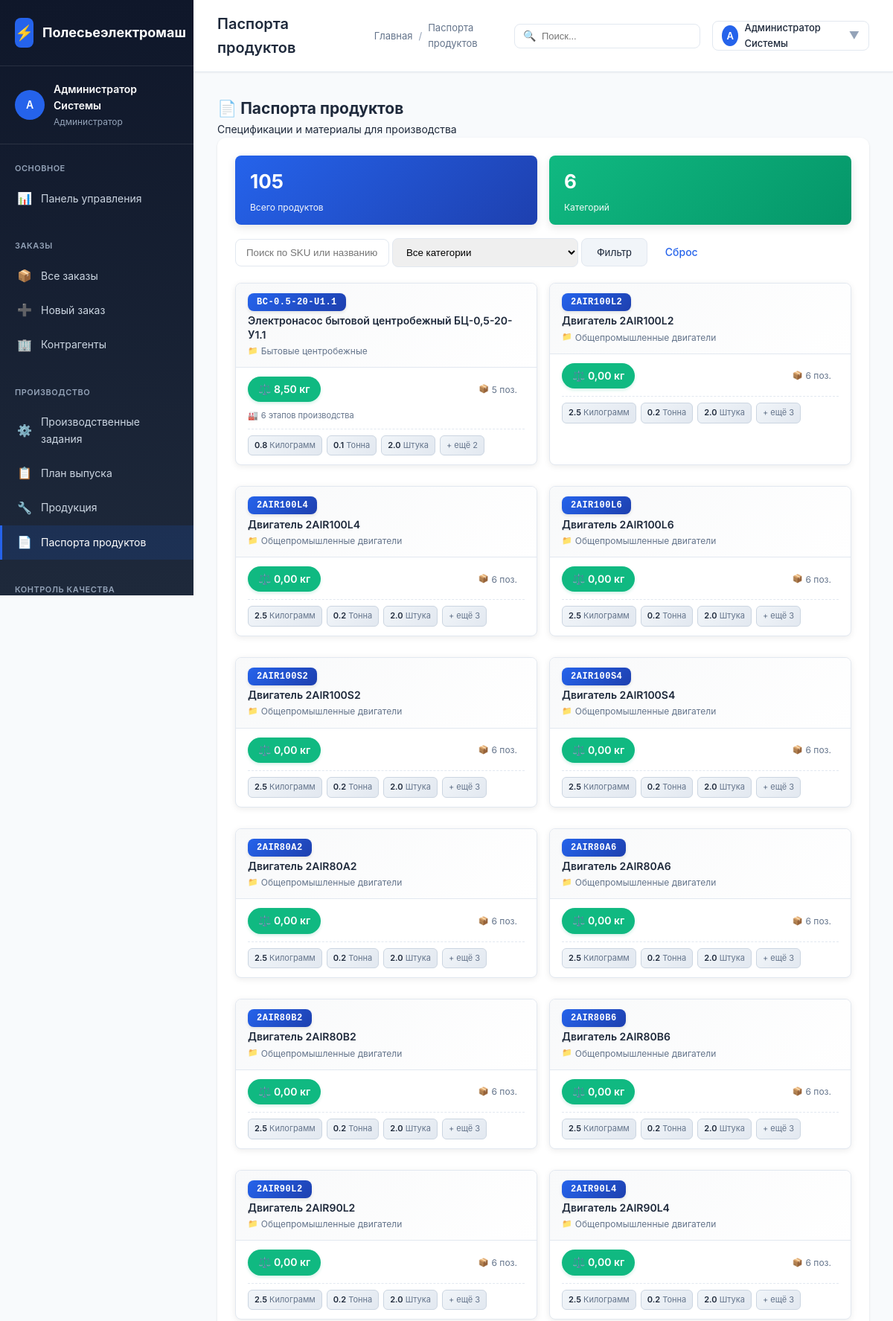
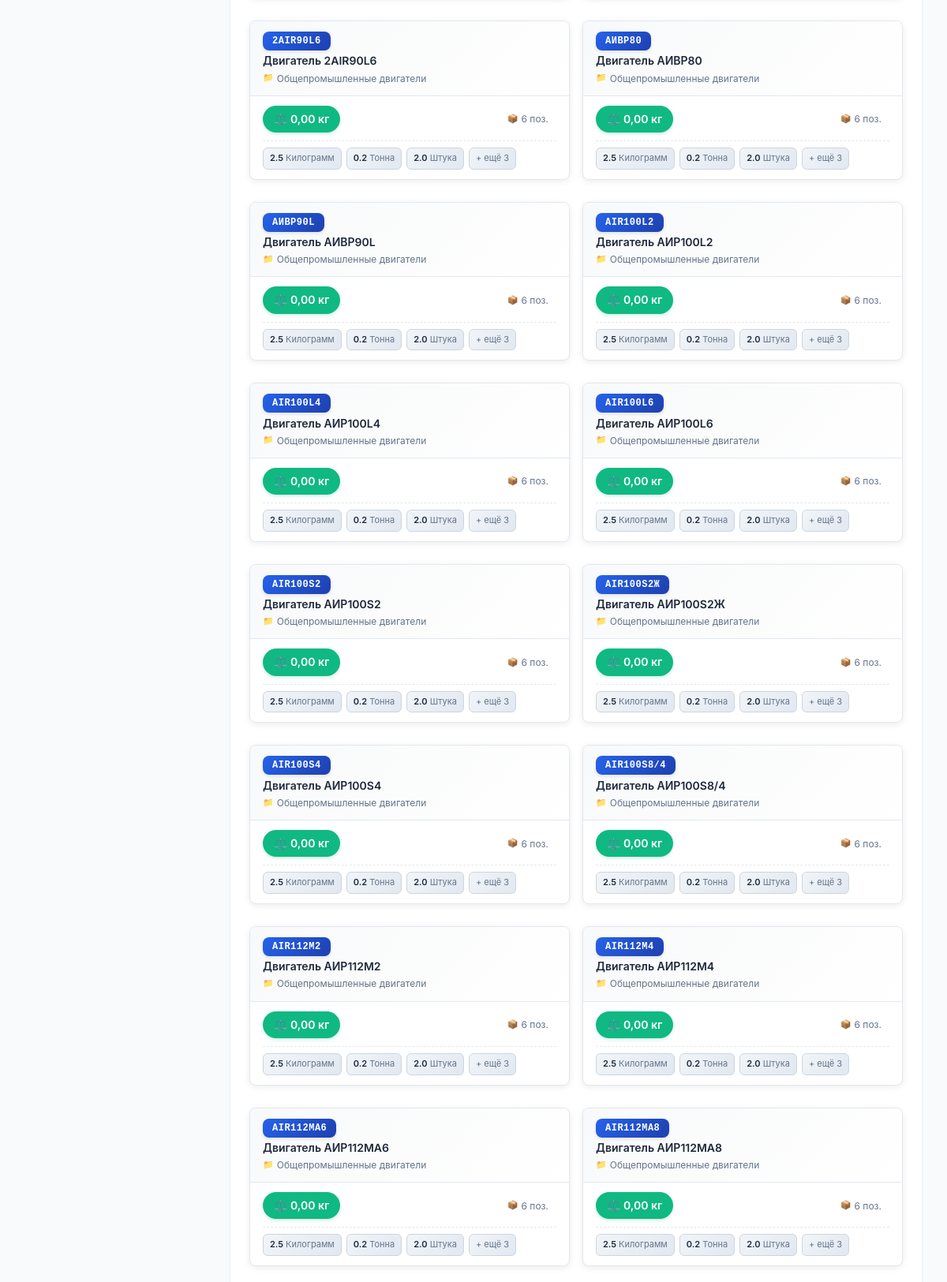
The page /polesie/modules/products/passports.php (signed in, upper part) on the database its author committed (2 pictures, top to bottom).
### tables this page shows
CREATE TABLE `users` (
  `id` INT AUTO_INCREMENT PRIMARY KEY,
  `username` VARCHAR(50) NOT NULL UNIQUE,
  `password_hash` VARCHAR(255) NOT NULL,
  `full_name` VARCHAR(100) NOT NULL,
  `email` VARCHAR(100),
  `role_id` INT,
  `is_active` BOOLEAN DEFAULT TRUE,
  `created_at` TIMESTAMP DEFAULT CURRENT_TIMESTAMP,
  CONSTRAINT `fk_users_role` FOREIGN KEY (`role_id`) REFERENCES `user_roles`(`id`) ON DELETE SET NULL
);

CREATE TABLE `user_roles` (
  `id` INT AUTO_INCREMENT PRIMARY KEY,
  `name` VARCHAR(100) NOT NULL,
  `code` VARCHAR(50) NOT NULL UNIQUE,
  `description` TEXT,
  `permissions` JSON
);

CREATE TABLE `products` (
  `id` INT AUTO_INCREMENT PRIMARY KEY,
  `article` VARCHAR(50) NOT NULL UNIQUE,
  `name` VARCHAR(200) NOT NULL,
  `category_id` INT,
  `base_unit_id` INT,
  `specifications` JSON,
  `image` VARCHAR(255),
  `base_price` DECIMAL(15,2),
  `currency` CHAR(3) DEFAULT 'BYN',
  `is_active` BOOLEAN DEFAULT TRUE,
  `created_at` TIMESTAMP DEFAULT CURRENT_TIMESTAMP,
  CONSTRAINT `fk_prod_category` FOREIGN KEY (`category_id`) REFERENCES `product_categories`(`id`) ON DELETE SET NULL,
  CONSTRAINT `fk_prod_unit` FOREIGN KEY (`base_unit_id`) REFERENCES `base_units`(`id`) ON DELETE SET NULL
);

CREATE TABLE `product_categories` (
  `id` INT AUTO_INCREMENT PRIMARY KEY,
  `parent_id` INT,
  `name` VARCHAR(100) NOT NULL,
  `name_ru` VARCHAR(100),
  `code` VARCHAR(50) UNIQUE,
  `description` TEXT,
  CONSTRAINT `fk_prod_cat_parent` FOREIGN KEY (`parent_id`) REFERENCES `product_categories`(`id`) ON DELETE CASCADE
);

CREATE TABLE `product_passports` (
  `id` INT AUTO_INCREMENT PRIMARY KEY,
  `product_id` INT NOT NULL UNIQUE,
  `total_weight_kg` DECIMAL(10,3) DEFAULT 0,
  `warranty_months` INT DEFAULT 12,
  `is_serial_tracked` BOOLEAN DEFAULT FALSE,
  `production_notes` TEXT,
  `quality_requirements` TEXT,
  `created_at` TIMESTAMP DEFAULT CURRENT_TIMESTAMP,
  `updated_at` TIMESTAMP DEFAULT CURRENT_TIMESTAMP ON UPDATE CURRENT_TIMESTAMP,
  CONSTRAINT `fk_pp_product` FOREIGN KEY (`product_id`) REFERENCES `products`(`id`) ON DELETE CASCADE
);

CREATE TABLE `product_passport_materials` (
  `id` INT AUTO_INCREMENT PRIMARY KEY,
  `passport_id` INT NOT NULL,
  `material_id` INT NOT NULL,
  `quantity` DECIMAL(10,3) DEFAULT 0,
  `unit_id` INT,
  `weight_kg` DECIMAL(10,3) DEFAULT 0,
  `percentage` DECIMAL(5,2) DEFAULT 0,
  `sort_order` INT DEFAULT 0,
  `notes` TEXT,
  CONSTRAINT `fk_ppm_passport` FOREIGN KEY (`passport_id`) REFERENCES `product_passports`(`id`) ON DELETE CASCADE,
  CONSTRAINT `fk_ppm_material` FOREIGN KEY (`material_id`) REFERENCES `materials`(`id`) ON DELETE CASCADE,
  CONSTRAINT `fk_ppm_unit` FOREIGN KEY (`unit_id`) REFERENCES `base_units`(`id`) ON DELETE SET NULL
);

CREATE TABLE `base_units` (
  `id` INT AUTO_INCREMENT PRIMARY KEY,
  `name` VARCHAR(50) NOT NULL,
  `code` VARCHAR(20) NOT NULL UNIQUE,
  `symbol` VARCHAR(10)
);

### polesie/modules/products/passports.php (the view, shortened to what the rows shown need)
<?php
require_once __DIR__ . '/../../config/config.php';
$user = getCurrentUser();
$pdo = getDbConnection();
$pageTitle = 'Паспорта продуктов';
$query = "
    SELECT
        pp.id as passport_id,
        p.id as product_id,
        p.article as sku,
        p.name as product_name,
        pc.name as category_name,
        pc.code as category_code,
        pp.total_weight_kg,
        pp.warranty_months,
        pp.is_serial_tracked,
        pp.production_notes,
        pp.quality_requirements,
        p.specifications
    FROM products p
    LEFT JOIN product_passports pp ON pp.product_id = p.id
    LEFT JOIN product_categories pc ON p.category_id = pc.id
    WHERE p.is_active = TRUE
";
$params = [];
$query .= " ORDER BY pc.name, p.name";
$stmt = $pdo->prepare($query);
$stmt->execute($params);
$passports = $stmt->fetchAll();
?>
<!DOCTYPE html>
<html lang="ru">
<head>
    <link rel="stylesheet" href="<?= asset('assets/css/style.css') ?>">
</head>
<body>
    <div class="app-container">
        <?php include BASE_PATH . '/includes/sidebar.php'; ?>
        <div class="main-content">
            <?php include BASE_PATH . '/includes/topbar.php'; ?>
            <div class="content-area">
                <div class="content">
                    <div class="page-header">
                        <div class="page-header-title">
                            <h2>📄 Паспорта продуктов</h2>
                        </div>
                    </div>
                    <div class="card">
                        <div class="card-body">
                            <div style="margin-top: 20px;">
                                <?php if (empty($passports)): ?>
                                    <div class="empty-state">
                                        <div class="empty-state-icon">📄</div>
                                        <h3>Паспорта не найдены</h3>
                                        <p>Паспорта продуктов создаются в базе данных или измените параметры поиска</p>
                                    </div>
                                <?php else: ?>
                                    <div style="display: grid; grid-template-columns: repeat(auto-fill, minmax(350px, 1fr)); gap: 16px;">
                                        <?php foreach ($passports as $index => $passport): ?>
                                            <?php
                                            $matStmt = $pdo->prepare("
                                                SELECT
                                                    ppm.quantity,
                                                    bu.name as unit,
                                                    m.code as material_code,
                                                    m.name_full as material_name,
                                                    mc.name as material_category
                                                FROM product_passport_materials ppm
                                                JOIN materials m ON ppm.material_id = m.id
                                                LEFT JOIN material_categories mc ON m.category_id = mc.id
                                                LEFT JOIN base_units bu ON ppm.unit_id = bu.id
                                                WHERE ppm.passport_id = :passport_id
                                                ORDER BY ppm.sort_order, m.name_full
                                            ");
                                            $matStmt->execute([':passport_id' => $passport['passport_id']]);
                                            $materials = $matStmt->fetchAll();
                                            $stageStmt = $pdo->prepare("
                                                SELECT
                                                    rco.operation_number,
                                                    rco.name as operation_name,
                                                    rco.description,
                                                    rco.time_norm_hours,
                                                    ps.name as stage_name,
                                                    ps.color as stage_color,
                                                    rco.work_center,
                                                    rco.equipment
                                                FROM route_card_operations rco
                                                LEFT JOIN production_stages ps ON rco.stage_id = ps.id
                                                WHERE rco.route_card_id IN (
                                                    SELECT id FROM route_cards WHERE product_id = :product_id AND is_active = TRUE
                                                )
                                                ORDER BY rco.sort_order, rco.operation_number
                                            ");
                                            $stageStmt->execute([':product_id' => $passport['product_id']]);
                                            $stages = $stageStmt->fetchAll();
                                            ?>
                                            <div class="passport-card" data-passport-id="<?= $passport['passport_id'] ?>" onclick="openPassportModal(this)">
                                                <div class="passport-card-header">
                                                    <div style="flex: 1;">
                                                        <span class="passport-sku"><?= e($passport['sku']) ?></span>
                                                        <div class="passport-title"><?= e($passport['product_name']) ?></div>
                                                        <div class="passport-category"><?= e($passport['category_name'] ?? 'Без категории') ?></div>
                                                    </div>
                                                </div>
                                                <div class="passport-card-body">
                                                    <div class="card-info-row">
                                                        <span class="weight-badge">⚖️ <?= number_format($passport['total_weight_kg'] ?? 0, 2, ',', ' ') ?> кг</span>
                                                        <span class="materials-count"><?= count($materials) ?> поз.</span>
                                                    </div>
                                                    <?php if (count($stages) > 0): ?>
                                                        <div style="margin-top: 8px; font-size: 11px; color: var(--text-secondary); display: flex; align-items: center; gap: 4px;">
                                                            <span>🏭</span>
                                                            <span><?= count($stages) ?> этапов производства</span>
                                                        </div>
                                                    <?php endif; ?>
                                                    <div class="materials-preview">
                                                        <?php
                                                        $previewMaterials = array_slice($materials, 0, 3);
                                                        foreach ($previewMaterials as $mat):
                                                        ?>
                                                            <span class="material-tag">
                                                                <strong><?= number_format($mat['quantity'], 1) ?></strong> <?= e($mat['unit'] ?? 'шт') ?>
                                                            </span>
                                                        <?php endforeach; ?>
                                                        <?php if (count($materials) > 3): ?>
                                                            <span class="material-tag">+ ещё <?= count($materials) - 3 ?></span>
                                                        <?php endif; ?>
                                                    </div>
                                                </div>
                                            </div>
                                        <?php endforeach; ?>
                                    </div>
                                <?php endif; ?>
                            </div>
                        </div>
                    </div>
                </div>
            </div>
        </div>
    </div>
</body>
</html>

### polesie/includes/sidebar.php (shortened to what the rows shown need)
<div class="sidebar">
    <div class="sidebar-user">
        <div class="sidebar-user-info">
            <div class="sidebar-user-avatar">
                <?= mb_substr($user['full_name'], 0, 1) ?>
            </div>
            <div class="sidebar-user-details">
                <div class="sidebar-user-name"><?= e($user['full_name']) ?></div>
                <div class="sidebar-user-role"><?= e($user['role_name']) ?></div>
            </div>
        </div>
    </div>
</div>

### polesie/includes/topbar.php (shortened to what the rows shown need)
<div class="topbar">
    <div class="topbar-left">
        <h1 class="topbar-title"><?= e($pageTitle) ?></h1>
    </div>
    <div class="topbar-right">
        <div style="position: relative;">
            <div class="topbar-action" onclick="toggleProfileMenu()" style="width: auto; padding: 8px 12px; gap: 8px;">
                <div style="width: 28px; height: 28px; background: var(--primary-color); border-radius: 50%; display: flex; align-items: center; justify-content: center; color: white; font-size: 13px; font-weight: 600;">
                    <?= mb_substr($user['full_name'], 0, 1) ?>
                </div>
                <span style="font-size: 13px; font-weight: 500;"><?= e($user['full_name']) ?></span>
                <span style="color: var(--text-muted);">▼</span>
            </div>
        </div>
    </div>
</div>

### rows shown on the page
users: full_name "А", full_name "Администратор Системы", role.name "Администратор"
products: article "BC-0.5-20-U1.1", name "Электронасос бытовой центробежный БЦ-0,5-20-У1.1", category.name "Бытовые центробежные", product_passports.total_weight_kg "8,50", count($materials) "5", count($stages) "6", count($materials) - 3 "2"
product_passport_materials: quantity "0.8", unit.name "Килограмм"
product_passport_materials: quantity "0.1", unit.name "Тонна"
product_passport_materials: quantity "2.0", unit.name "Штука"
products: article "2AIR100L2", name "Двигатель 2AIR100L2", category.name "Общепромышленные двигатели", total_weight_kg "0,00", count($materials) "6", count($materials) - 3 "3"
product_passport_materials: quantity "2.5", unit.name "Килограмм"
product_passport_materials: quantity "0.2", unit.name "Тонна"
product_passport_materials: quantity "2.0", unit.name "Штука"
products: article "2AIR100L4", name "Двигатель 2AIR100L4", category.name "Общепромышленные двигатели", total_weight_kg "0,00", count($materials) "6", count($materials) - 3 "3"
products: article "2AIR100L6", name "Двигатель 2AIR100L6", category.name "Общепромышленные двигатели", total_weight_kg "0,00", count($materials) "6", count($materials) - 3 "3"
products: article "2AIR100S2", name "Двигатель 2AIR100S2", category.name "Общепромышленные двигатели", total_weight_kg "0,00", count($materials) "6", count($materials) - 3 "3"
products: article "2AIR100S4", name "Двигатель 2AIR100S4", category.name "Общепромышленные двигатели", total_weight_kg "0,00", count($materials) "6", count($materials) - 3 "3"
products: article "2AIR80A2", name "Двигатель 2AIR80A2", category.name "Общепромышленные двигатели", total_weight_kg "0,00", count($materials) "6", count($materials) - 3 "3"
products: article "2AIR80A6", name "Двигатель 2AIR80A6", category.name "Общепромышленные двигатели", total_weight_kg "0,00", count($materials) "6", count($materials) - 3 "3"
products: article "2AIR80B2", name "Двигатель 2AIR80B2", category.name "Общепромышленные двигатели", total_weight_kg "0,00", count($materials) "6", count($materials) - 3 "3"
products: article "2AIR80B6", name "Двигатель 2AIR80B6", category.name "Общепромышленные двигатели", total_weight_kg "0,00", count($materials) "6", count($materials) - 3 "3"
products: article "2AIR90L2", name "Двигатель 2AIR90L2", category.name "Общепромышленные двигатели", total_weight_kg "0,00", count($materials) "6", count($materials) - 3 "3"
products: article "2AIR90L4", name "Двигатель 2AIR90L4", category.name "Общепромышленные двигатели", total_weight_kg "0,00", count($materials) "6", count($materials) - 3 "3"
products: article "2AIR90L6", name "Двигатель 2AIR90L6", category.name "Общепромышленные двигатели", total_weight_kg "0,00", count($materials) "6", count($materials) - 3 "3"
products: article "АИВР80", name "Двигатель АИВР80", category.name "Общепромышленные двигатели", total_weight_kg "0,00", count($materials) "6", count($materials) - 3 "3"
products: article "АИВР90L", name "Двигатель АИВР90L", category.name "Общепромышленные двигатели", total_weight_kg "0,00", count($materials) "6", count($materials) - 3 "3"
products: article "AIR100L2", name "Двигатель АИР100L2", category.name "Общепромышленные двигатели", total_weight_kg "0,00", count($materials) "6", count($materials) - 3 "3"
products: article "AIR100L4", name "Двигатель АИР100L4", category.name "Общепромышленные двигатели", total_weight_kg "0,00", count($materials) "6", count($materials) - 3 "3"
products: article "AIR100L6", name "Двигатель АИР100L6", category.name "Общепромышленные двигатели", total_weight_kg "0,00", count($materials) "6", count($materials) - 3 "3"
products: article "AIR100S2", name "Двигатель АИР100S2", category.name "Общепромышленные двигатели", total_weight_kg "0,00", count($materials) "6", count($materials) - 3 "3"
products: article "AIR100S2Ж", name "Двигатель АИР100S2Ж", category.name "Общепромышленные двигатели", total_weight_kg "0,00", count($materials) "6", count($materials) - 3 "3"
products: article "AIR100S4", name "Двигатель АИР100S4", category.name "Общепромышленные двигатели", total_weight_kg "0,00", count($materials) "6", count($materials) - 3 "3"
products: article "AIR100S8/4", name "Двигатель АИР100S8/4", category.name "Общепромышленные двигатели", total_weight_kg "0,00", count($materials) "6", count($materials) - 3 "3"
products: article "AIR112M2", name "Двигатель АИР112M2", category.name "Общепромышленные двигатели", total_weight_kg "0,00", count($materials) "6", count($materials) - 3 "3"
products: article "AIR112M4", name "Двигатель АИР112M4", category.name "Общепромышленные двигатели", total_weight_kg "0,00", count($materials) "6", count($materials) - 3 "3"
products: article "AIR112MA6", name "Двигатель АИР112MA6", category.name "Общепромышленные двигатели", total_weight_kg "0,00", count($materials) "6", count($materials) - 3 "3"
products: article "AIR112MA8", name "Двигатель АИР112MA8", category.name "Общепромышленные двигатели", total_weight_kg "0,00", count($materials) "6", count($materials) - 3 "3"

### other values the page prints
$pageTitle "Паспорта продуктов"
$totalProducts "105"
count($categories) "6"
